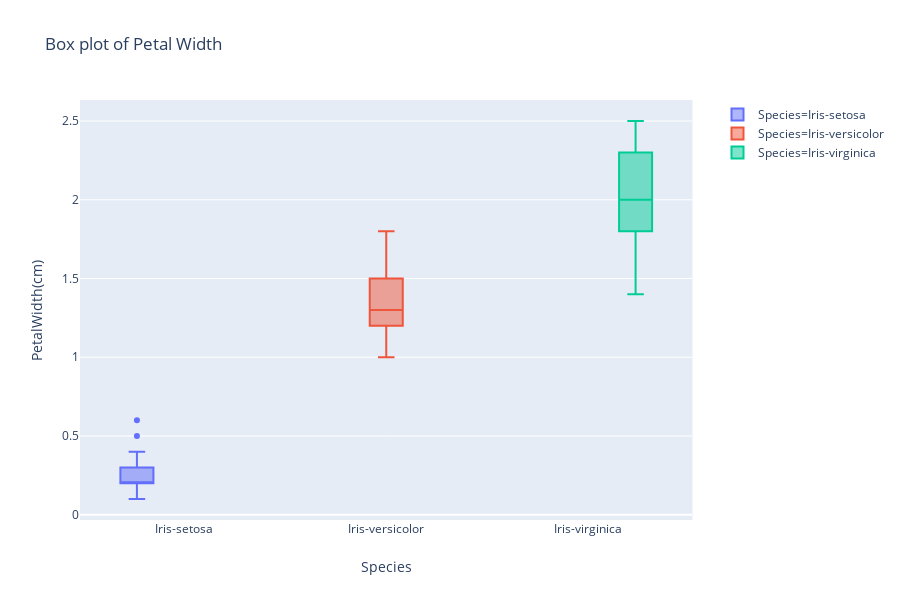

Notebook code for this chart:
### Markdown cell above
# Distributions of Petal Width

### Code cell
fig = px.box(df, x="Species", y="PetalWidth(cm)", color="Species",
             title="Box plot of Petal Width"
            )
fig.show()

### Figure 1 — Plotly figure (JSON) as saved in the notebook; plotly's stock layout.template omitted (floating-point values rounded to 4 significant figures)
{"data": [{"alignmentgroup": "True", "hoverlabel": {"namelength": 0}, "hovertemplate": "Species=%{x}<br>PetalWidth(cm)=%{y}", "legendgroup": "Species=Iris-setosa", "marker": {"color": "#636efa"}, "name": "Species=Iris-setosa", "notched": false, "offsetgroup": "Species=Iris-setosa", "orientation": "v", "showlegend": true, "type": "box", "x": ["Iris-setosa", "Iris-setosa", "Iris-setosa", "Iris-setosa", "Iris-setosa", "Iris-setosa", "Iris-setosa", "Iris-setosa", "Iris-setosa", "Iris-setosa", "Iris-setosa", "Iris-setosa", "Iris-setosa", "Iris-setosa", "Iris-setosa", "Iris-setosa", "Iris-setosa", "Iris-setosa", "Iris-setosa", "Iris-setosa", "Iris-setosa", "Iris-setosa", "Iris-setosa", "Iris-setosa", "Iris-setosa", "Iris-setosa", "Iris-setosa", "Iris-setosa", "Iris-setosa", "Iris-setosa", "Iris-setosa", "Iris-setosa", "Iris-setosa", "Iris-setosa", "Iris-setosa", "Iris-setosa", "Iris-setosa", "Iris-setosa", "Iris-setosa", "Iris-setosa", "Iris-setosa", "Iris-setosa", "Iris-setosa", "Iris-setosa", "Iris-setosa", "Iris-setosa", "Iris-setosa", "Iris-setosa", "Iris-setosa", "Iris-setosa"], "x0": " ", "xaxis": "x", "y": [0.2, 0.2, 0.2, 0.2, 0.2, 0.4, 0.3, 0.2, 0.2, 0.1, 0.2, 0.2, 0.1, 0.1, 0.2, 0.4, 0.4, 0.3, 0.3, 0.3, 0.2, 0.4, 0.2, 0.5, 0.2, 0.2, 0.4, 0.2, 0.2, 0.2, 0.2, 0.4, 0.1, 0.2, 0.1, 0.2, 0.2, 0.1, 0.2, 0.2, 0.3, 0.3, 0.2, 0.6, 0.4, 0.3, 0.2, 0.2, 0.2, 0.2], "y0": " ", "yaxis": "y"}, {"alignmentgroup": "True", "hoverlabel": {"namelength": 0}, "hovertemplate": "Species=%{x}<br>PetalWidth(cm)=%{y}", "legendgroup": "Species=Iris-versicolor", "marker": {"color": "#EF553B"}, "name": "Species=Iris-versicolor", "notched": false, "offsetgroup": "Species=Iris-versicolor", "orientation": "v", "showlegend": true, "type": "box", "x": ["Iris-versicolor", "Iris-versicolor", "Iris-versicolor", "Iris-versicolor", "Iris-versicolor", "Iris-versicolor", "Iris-versicolor", "Iris-versicolor", "Iris-versicolor", "Iris-versicolor", "Iris-versicolor", "Iris-versicolor", "Iris-versicolor", "Iris-versicolor", "Iris-versicolor", "Iris-versicolor", "Iris-versicolor", "Iris-versicolor", "Iris-versicolor", "Iris-versicolor", "Iris-versicolor", "Iris-versicolor", "Iris-versicolor", "Iris-versicolor", "Iris-versicolor", "Iris-versicolor", "Iris-versicolor", "Iris-versicolor", "Iris-versicolor", "Iris-versicolor", "Iris-versicolor", "Iris-versicolor", "Iris-versicolor", "Iris-versicolor", "Iris-versicolor", "Iris-versicolor", "Iris-versicolor", "Iris-versicolor", "Iris-versicolor", "Iris-versicolor", "Iris-versicolor", "Iris-versicolor", "Iris-versicolor", "Iris-versicolor", "Iris-versicolor", "Iris-versicolor", "Iris-versicolor", "Iris-versicolor", "Iris-versicolor", "Iris-versicolor"], "x0": " ", "xaxis": "x", "y": [1.4, 1.5, 1.5, 1.3, 1.5, 1.3, 1.6, 1, 1.3, 1.4, 1, 1.5, 1, 1.4, 1.3, 1.4, 1.5, 1, 1.5, 1.1, 1.8, 1.3, 1.5, 1.2, 1.3, 1.4, 1.4, 1.7, 1.5, 1, 1.1, 1, 1.2, 1.6, 1.5, 1.6, 1.5, 1.3, 1.3, 1.3, 1.2, 1.4, 1.2, 1, 1.3, 1.2, 1.3, 1.3, 1.1, 1.3], "y0": " ", "yaxis": "y"}, {"alignmentgroup": "True", "hoverlabel": {"namelength": 0}, "hovertemplate": "Species=%{x}<br>PetalWidth(cm)=%{y}", "legendgroup": "Species=Iris-virginica", "marker": {"color": "#00cc96"}, "name": "Species=Iris-virginica", "notched": false, "offsetgroup": "Species=Iris-virginica", "orientation": "v", "showlegend": true, "type": "box", "x": ["Iris-virginica", "Iris-virginica", "Iris-virginica", "Iris-virginica", "Iris-virginica", "Iris-virginica", "Iris-virginica", "Iris-virginica", "Iris-virginica", "Iris-virginica", "Iris-virginica", "Iris-virginica", "Iris-virginica", "Iris-virginica", "Iris-virginica", "Iris-virginica", "Iris-virginica", "Iris-virginica", "Iris-virginica", "Iris-virginica", "Iris-virginica", "Iris-virginica", "Iris-virginica", "Iris-virginica", "Iris-virginica", "Iris-virginica", "Iris-virginica", "Iris-virginica", "Iris-virginica", "Iris-virginica", "Iris-virginica", "Iris-virginica", "Iris-virginica", "Iris-virginica", "Iris-virginica", "Iris-virginica", "Iris-virginica", "Iris-virginica", "Iris-virginica", "Iris-virginica", "Iris-virginica", "Iris-virginica", "Iris-virginica", "Iris-virginica", "Iris-virginica", "Iris-virginica", "Iris-virginica", "Iris-virginica", "Iris-virginica", "Iris-virginica"], "x0": " ", "xaxis": "x", "y": [2.5, 1.9, 2.1, 1.8, 2.2, 2.1, 1.7, 1.8, 1.8, 2.5, 2, 1.9, 2.1, 2, 2.4, 2.3, 1.8, 2.2, 2.3, 1.5, 2.3, 2, 2, 1.8, 2.1, 1.8, 1.8, 1.8, 2.1, 1.6, 1.9, 2, 2.2, 1.5, 1.4, 2.3, 2.4, 1.8, 1.8, 2.1, 2.4, 2.3, 1.9, 2.3, 2.5, 2.3, 1.9, 2, 2.3, 1.8], "y0": " ", "yaxis": "y"}], "layout": {"boxmode": "group", "height": 600, "legend": {"tracegroupgap": 0}, "title": {"text": "Box plot of Petal Width"}, "xaxis": {"anchor": "y", "categoryarray": ["Iris-setosa", "Iris-versicolor", "Iris-virginica"], "categoryorder": "array", "domain": [0, 0.98], "title": {"text": "Species"}}, "yaxis": {"anchor": "x", "domain": [0, 1], "title": {"text": "PetalWidth(cm)"}}}}
